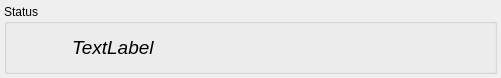
<?xml version="1.0" encoding="UTF-8"?>
<ui version="4.0">
 <class>TCPStatusWidget</class>
 <widget class="QWidget" name="TCPStatusWidget">
  <property name="geometry">
   <rect>
    <x>0</x>
    <y>0</y>
    <width>501</width>
    <height>78</height>
   </rect>
  </property>
  <property name="windowTitle">
   <string>Form</string>
  </property>
  <layout class="QGridLayout" name="gridLayout">
   <property name="leftMargin">
    <number>4</number>
   </property>
   <property name="topMargin">
    <number>4</number>
   </property>
   <property name="rightMargin">
    <number>4</number>
   </property>
   <property name="bottomMargin">
    <number>4</number>
   </property>
   <item row="0" column="0">
    <widget class="QGroupBox" name="statusBox">
     <property name="maximumSize">
      <size>
       <width>16777215</width>
       <height>70</height>
      </size>
     </property>
     <property name="title">
      <string>Status</string>
     </property>
     <layout class="QHBoxLayout" name="horizontalLayout">
      <item>
       <widget class="QLabel" name="iconLabel">
        <property name="minimumSize">
         <size>
          <width>50</width>
          <height>30</height>
         </size>
        </property>
        <property name="maximumSize">
         <size>
          <width>50</width>
          <height>30</height>
         </size>
        </property>
        <property name="text">
         <string/>
        </property>
       </widget>
      </item>
      <item>
       <widget class="QLabel" name="textLabel">
        <property name="palette">
         <palette>
          <active>
           <colorrole role="Link">
            <brush brushstyle="SolidPattern">
             <color alpha="255">
              <red>115</red>
              <green>210</green>
              <blue>22</blue>
             </color>
            </brush>
           </colorrole>
          </active>
          <inactive>
           <colorrole role="Link">
            <brush brushstyle="SolidPattern">
             <color alpha="255">
              <red>115</red>
              <green>210</green>
              <blue>22</blue>
             </color>
            </brush>
           </colorrole>
          </inactive>
          <disabled>
           <colorrole role="Link">
            <brush brushstyle="SolidPattern">
             <color alpha="255">
              <red>115</red>
              <green>210</green>
              <blue>22</blue>
             </color>
            </brush>
           </colorrole>
          </disabled>
         </palette>
        </property>
        <property name="font">
         <font>
          <pointsize>14</pointsize>
          <italic>true</italic>
         </font>
        </property>
        <property name="text">
         <string>TextLabel</string>
        </property>
       </widget>
      </item>
     </layout>
    </widget>
   </item>
  </layout>
 </widget>
 <resources/>
 <connections/>
</ui>
